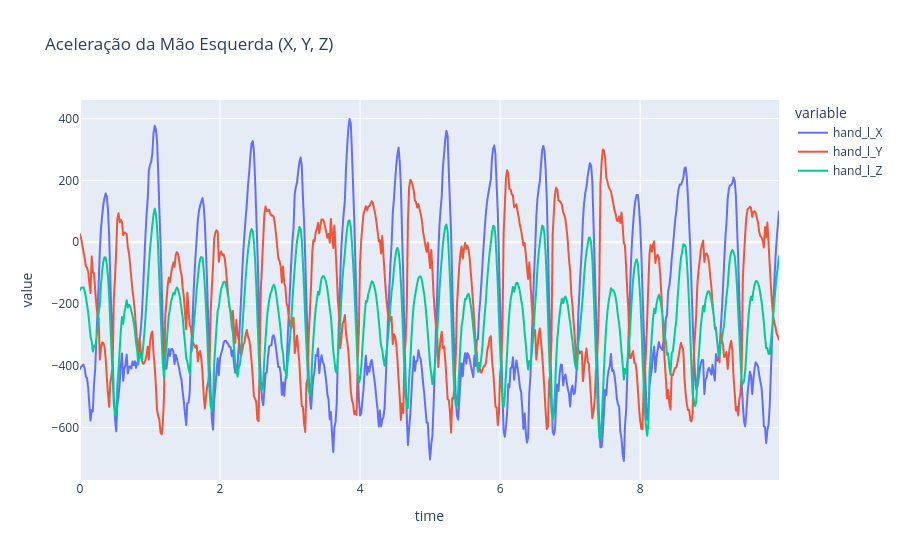

The cell this chart's notebook holds for it:
### Code cell
# Aceleração da Mão Esquerda (X, Y, Z)
fig = px.line(df_acc_global, 
              x='time', 
              y=['hand_l_X', 'hand_l_Y', 'hand_l_Z'], 
              title='Aceleração da Mão Esquerda (X, Y, Z)')

fig.show()

### Figure 1 — Plotly figure (JSON) as saved in the notebook; plotly's stock layout.template omitted (floating-point values rounded to 4 significant figures; data arrays with more than 128 entries replaced by an {"elided": "..."} marker saying what was removed)
{"data": [{"hovertemplate": "variable=hand_l_X<br>time=%{x}<br>value=%{y}<extra></extra>", "legendgroup": "hand_l_X", "line": {"color": "#636efa", "dash": "solid"}, "marker": {"symbol": "circle"}, "mode": "lines", "name": "hand_l_X", "showlegend": true, "type": "scattergl", "x": {"elided": "600 float values"}, "xaxis": "x", "y": {"elided": "600 float values"}, "yaxis": "y"}, {"hovertemplate": "variable=hand_l_Y<br>time=%{x}<br>value=%{y}<extra></extra>", "legendgroup": "hand_l_Y", "line": {"color": "#EF553B", "dash": "solid"}, "marker": {"symbol": "circle"}, "mode": "lines", "name": "hand_l_Y", "showlegend": true, "type": "scattergl", "x": {"elided": "600 float values"}, "xaxis": "x", "y": {"elided": "600 float values"}, "yaxis": "y"}, {"hovertemplate": "variable=hand_l_Z<br>time=%{x}<br>value=%{y}<extra></extra>", "legendgroup": "hand_l_Z", "line": {"color": "#00cc96", "dash": "solid"}, "marker": {"symbol": "circle"}, "mode": "lines", "name": "hand_l_Z", "showlegend": true, "type": "scattergl", "x": {"elided": "600 float values"}, "xaxis": "x", "y": {"elided": "600 float values"}, "yaxis": "y"}], "layout": {"legend": {"title": {"text": "variable"}, "tracegroupgap": 0}, "title": {"text": "Aceleração da Mão Esquerda (X, Y, Z)"}, "xaxis": {"anchor": "y", "domain": [0, 1], "title": {"text": "time"}}, "yaxis": {"anchor": "x", "domain": [0, 1], "title": {"text": "value"}}}}
